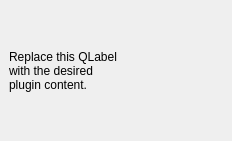
<?xml version="1.0" encoding="UTF-8"?>
<ui version="4.0">
 <class>fooDockWidgetBase</class>
 <widget class="QDockWidget" name="fooDockWidgetBase">
  <property name="geometry">
   <rect>
    <x>0</x>
    <y>0</y>
    <width>232</width>
    <height>141</height>
   </rect>
  </property>
  <property name="windowTitle">
   <string>bar</string>
  </property>
  <widget class="QWidget" name="dockWidgetContents">
   <layout class="QGridLayout" name="gridLayout">
    <item row="0" column="0">
     <widget class="QLabel" name="label">
      <property name="text">
       <string>Replace this QLabel
with the desired
plugin content.</string>
      </property>
     </widget>
    </item>
   </layout>
  </widget>
 </widget>
 <resources/>
 <connections/>
</ui>
